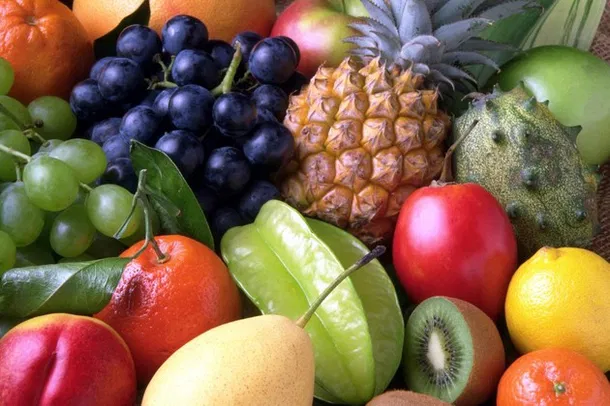
#> input picture Aula 04-03/Imagens/frutas.png, 610 x 406 px, found by its file name
$ python hsv.py
#> lines starting #> are read from the running program, lines starting #| are printed output that depends on the picture
import cv2
import numpy as np

frutas = cv2.imread('./Aula 04-03/Imagens/frutas.png')
#> frutas is the input picture: shape (406, 610, 3); mean B, G, R 74.2, 102.2, 132.2
frutas_escuras = cv2.imread('./Aula 04-03/Imagens/frutas_escuras.png')
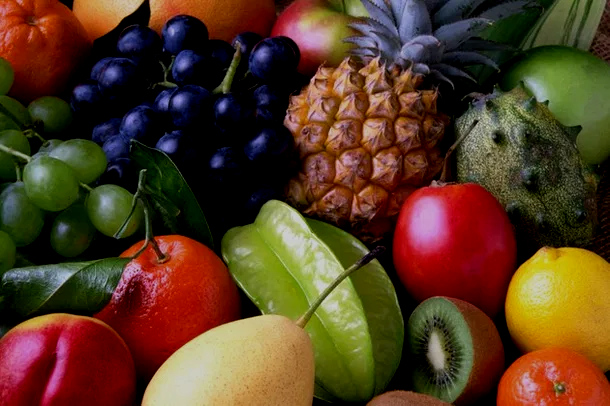
#> input picture Aula 04-03/Imagens/frutas_escuras.png, 610 x 406 px, found by its file name
#> frutas_escuras is the input picture: shape (406, 610, 3); mean B, G, R 34.3, 58.5, 86.3
frutas_claras = cv2.imread('./Aula 04-03/Imagens/frutas_claras.png')
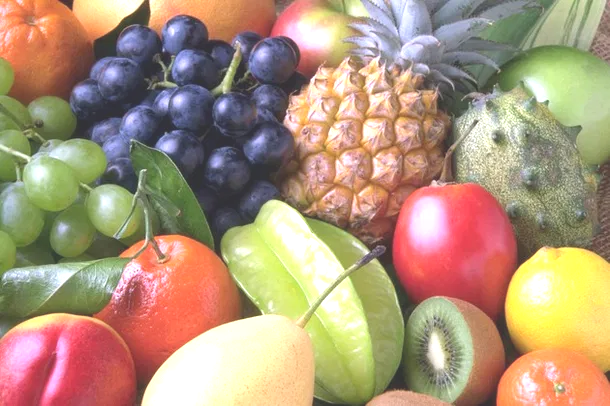
#> input picture Aula 04-03/Imagens/frutas_claras.png, 610 x 406 px, found by its file name
#> frutas_claras is the input picture: shape (406, 610, 3); mean B, G, R 123.5, 149.9, 175.3

hsvFrutas = cv2.cvtColor(frutas, cv2.COLOR_BGR2HSV) #converte de rgb para hsv
#> hsvFrutas: shape (406, 610, 3); mean H, S, V 54.9, 137.6, 141.2
hsvFrutasEscuras = cv2.cvtColor(frutas_escuras, cv2.COLOR_BGR2HSV)
#> hsvFrutasEscuras: shape (406, 610, 3); mean H, S, V 38.1, 167.1, 93.8
hsvFrutasClaras = cv2.cvtColor(frutas_claras, cv2.COLOR_BGR2HSV)
#> hsvFrutasClaras: shape (406, 610, 3); mean H, S, V 54.3, 88.4, 183.8

print(hsvFrutas.shape)
#| (406, 610, 3)

h_clara, _, _ = cv2.split(hsvFrutasClaras) #precisa de 3 retornos por isso usa uma tupla
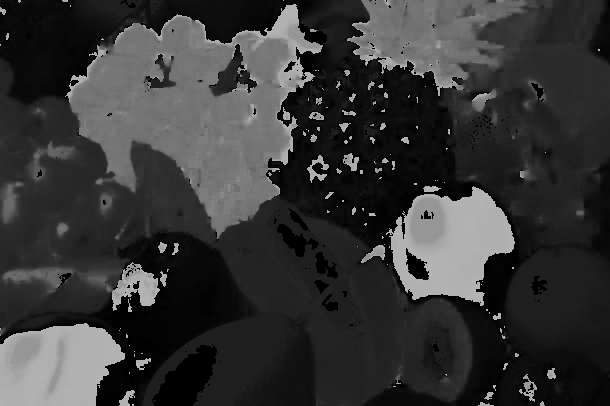
#> h_clara: shape (406, 610); min 0, max 179, mean 54.3
h_original, _, _ = cv2.split(hsvFrutas) #por padrão coloca underline quando não usa
h_escura, _, _ = cv2.split(hsvFrutasEscuras)
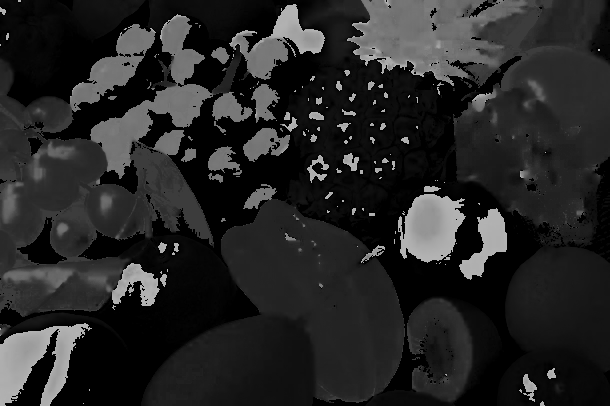
#> h_escura: shape (406, 610); min 0, max 179, mean 38.1

h_visual_clara = cv2.applyColorMap(h_clara, cv2.COLORMAP_JET) #aplica um mapa de cores para melhor visualização
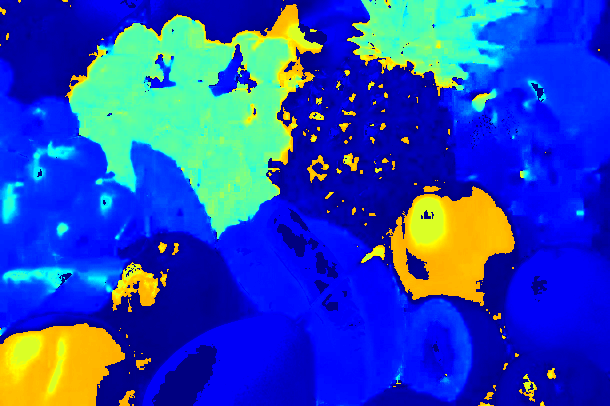
#> h_visual_clara: shape (406, 610, 3); mean B, G, R 185.6, 71.1, 38.8
h_visual_original = cv2.applyColorMap(h_original, cv2.COLORMAP_JET)
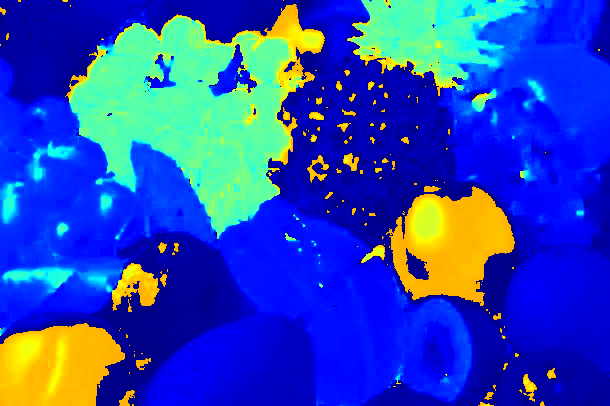
#> h_visual_original: shape (406, 610, 3); mean B, G, R 184.8, 71.8, 39.6
h_visual_escura = cv2.applyColorMap(h_escura, cv2.COLORMAP_JET)
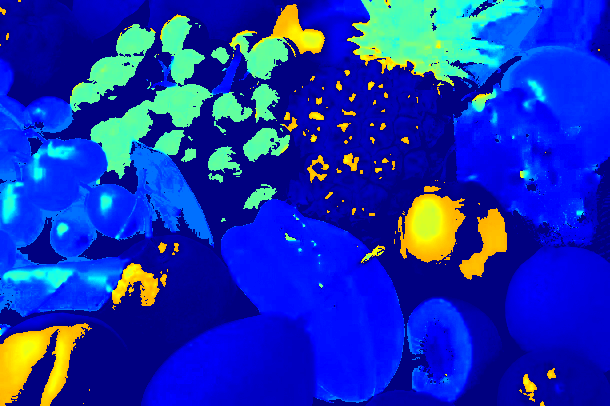
#> h_visual_escura: shape (406, 610, 3); mean B, G, R 180.7, 49.3, 22.4

#Máscara aplicada para destacar cores
cv2.imshow('H Clara', h_visual_clara)
cv2.imshow('H Original', h_visual_original)
cv2.imshow('H Escura', h_visual_escura)

cv2.waitKey(0)
cv2.destroyAllWindows()
